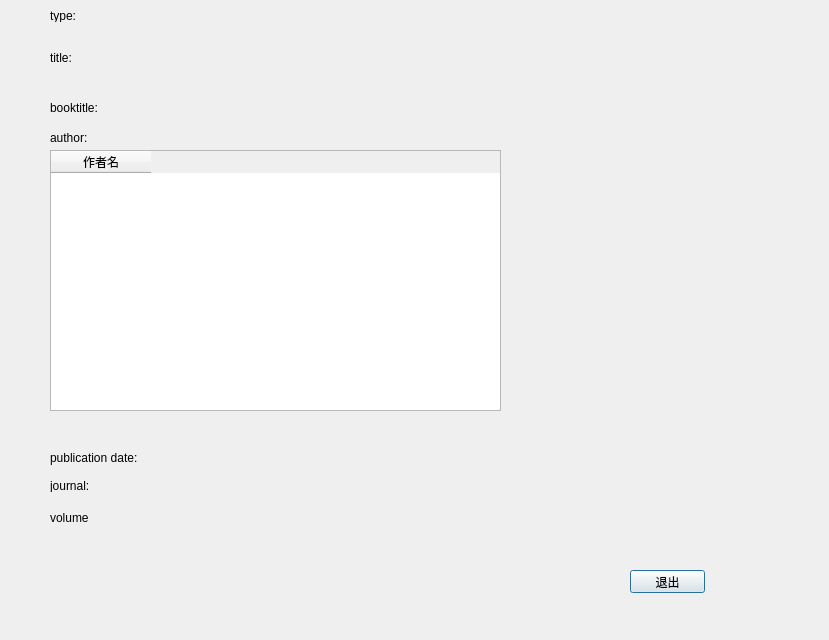
<?xml version="1.0" encoding="UTF-8"?>
<ui version="4.0">
 <class>D_essay</class>
 <widget class="QDialog" name="D_essay">
  <property name="geometry">
   <rect>
    <x>0</x>
    <y>0</y>
    <width>829</width>
    <height>640</height>
   </rect>
  </property>
  <property name="windowTitle">
   <string>文献详情</string>
  </property>
  <widget class="QLabel" name="label">
   <property name="geometry">
    <rect>
     <x>50</x>
     <y>50</y>
     <width>61</width>
     <height>16</height>
    </rect>
   </property>
   <property name="text">
    <string>title:</string>
   </property>
   <property name="textInteractionFlags">
    <set>Qt::LinksAccessibleByMouse</set>
   </property>
  </widget>
  <widget class="QLabel" name="l_title">
   <property name="geometry">
    <rect>
     <x>130</x>
     <y>40</y>
     <width>531</width>
     <height>41</height>
    </rect>
   </property>
   <property name="text">
    <string/>
   </property>
   <property name="wordWrap">
    <bool>true</bool>
   </property>
   <property name="textInteractionFlags">
    <set>Qt::LinksAccessibleByMouse|Qt::TextSelectableByMouse</set>
   </property>
  </widget>
  <widget class="QLabel" name="label_2">
   <property name="geometry">
    <rect>
     <x>50</x>
     <y>100</y>
     <width>71</width>
     <height>16</height>
    </rect>
   </property>
   <property name="text">
    <string>booktitle:</string>
   </property>
  </widget>
  <widget class="QLabel" name="l_booktitle">
   <property name="geometry">
    <rect>
     <x>130</x>
     <y>90</y>
     <width>591</width>
     <height>41</height>
    </rect>
   </property>
   <property name="text">
    <string/>
   </property>
   <property name="wordWrap">
    <bool>true</bool>
   </property>
   <property name="textInteractionFlags">
    <set>Qt::LinksAccessibleByMouse|Qt::TextSelectableByMouse</set>
   </property>
  </widget>
  <widget class="QLabel" name="label_4">
   <property name="geometry">
    <rect>
     <x>50</x>
     <y>130</y>
     <width>51</width>
     <height>16</height>
    </rect>
   </property>
   <property name="text">
    <string>author:</string>
   </property>
  </widget>
  <widget class="QTableWidget" name="tw1">
   <property name="geometry">
    <rect>
     <x>50</x>
     <y>150</y>
     <width>451</width>
     <height>261</height>
    </rect>
   </property>
   <column>
    <property name="text">
     <string>作者名</string>
    </property>
   </column>
  </widget>
  <widget class="QLabel" name="label_5">
   <property name="geometry">
    <rect>
     <x>50</x>
     <y>510</y>
     <width>71</width>
     <height>16</height>
    </rect>
   </property>
   <property name="text">
    <string>volume</string>
   </property>
  </widget>
  <widget class="QLabel" name="l_volume">
   <property name="geometry">
    <rect>
     <x>170</x>
     <y>510</y>
     <width>571</width>
     <height>16</height>
    </rect>
   </property>
   <property name="text">
    <string/>
   </property>
   <property name="textInteractionFlags">
    <set>Qt::LinksAccessibleByMouse|Qt::TextSelectableByMouse</set>
   </property>
  </widget>
  <widget class="QLabel" name="label_7">
   <property name="geometry">
    <rect>
     <x>50</x>
     <y>450</y>
     <width>111</width>
     <height>16</height>
    </rect>
   </property>
   <property name="text">
    <string>publication date:</string>
   </property>
  </widget>
  <widget class="QLabel" name="l_data">
   <property name="geometry">
    <rect>
     <x>170</x>
     <y>450</y>
     <width>541</width>
     <height>16</height>
    </rect>
   </property>
   <property name="text">
    <string/>
   </property>
   <property name="textInteractionFlags">
    <set>Qt::LinksAccessibleByMouse|Qt::TextSelectableByMouse</set>
   </property>
  </widget>
  <widget class="QLabel" name="label_3">
   <property name="geometry">
    <rect>
     <x>50</x>
     <y>480</y>
     <width>54</width>
     <height>12</height>
    </rect>
   </property>
   <property name="text">
    <string>journal:</string>
   </property>
  </widget>
  <widget class="QLabel" name="l_journal">
   <property name="geometry">
    <rect>
     <x>170</x>
     <y>480</y>
     <width>561</width>
     <height>16</height>
    </rect>
   </property>
   <property name="text">
    <string/>
   </property>
   <property name="textInteractionFlags">
    <set>Qt::LinksAccessibleByMouse|Qt::TextSelectableByMouse</set>
   </property>
  </widget>
  <widget class="QLabel" name="label_6">
   <property name="geometry">
    <rect>
     <x>50</x>
     <y>10</y>
     <width>54</width>
     <height>12</height>
    </rect>
   </property>
   <property name="text">
    <string>type:</string>
   </property>
  </widget>
  <widget class="QLabel" name="l_type">
   <property name="geometry">
    <rect>
     <x>130</x>
     <y>10</y>
     <width>471</width>
     <height>16</height>
    </rect>
   </property>
   <property name="text">
    <string/>
   </property>
   <property name="textInteractionFlags">
    <set>Qt::LinksAccessibleByMouse|Qt::TextSelectableByMouse</set>
   </property>
  </widget>
  <widget class="QPushButton" name="b1">
   <property name="geometry">
    <rect>
     <x>630</x>
     <y>570</y>
     <width>75</width>
     <height>23</height>
    </rect>
   </property>
   <property name="text">
    <string>退出</string>
   </property>
  </widget>
 </widget>
 <resources/>
 <connections/>
</ui>
